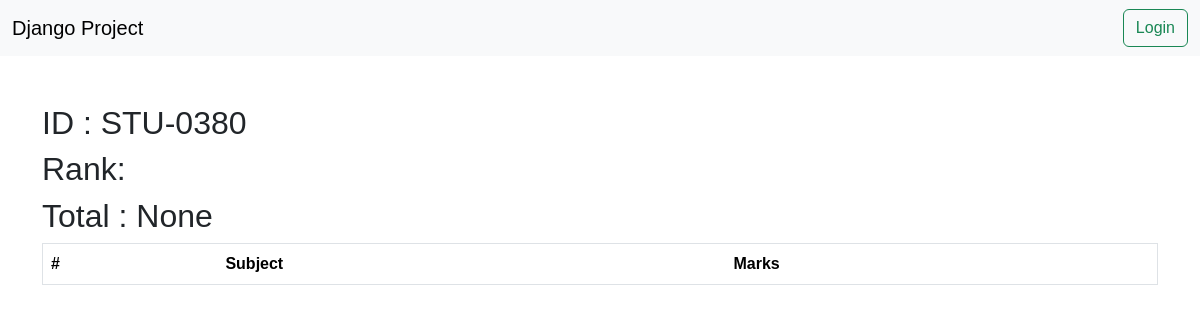
The app's page /reports/see_marks/STU-0380/, older data.
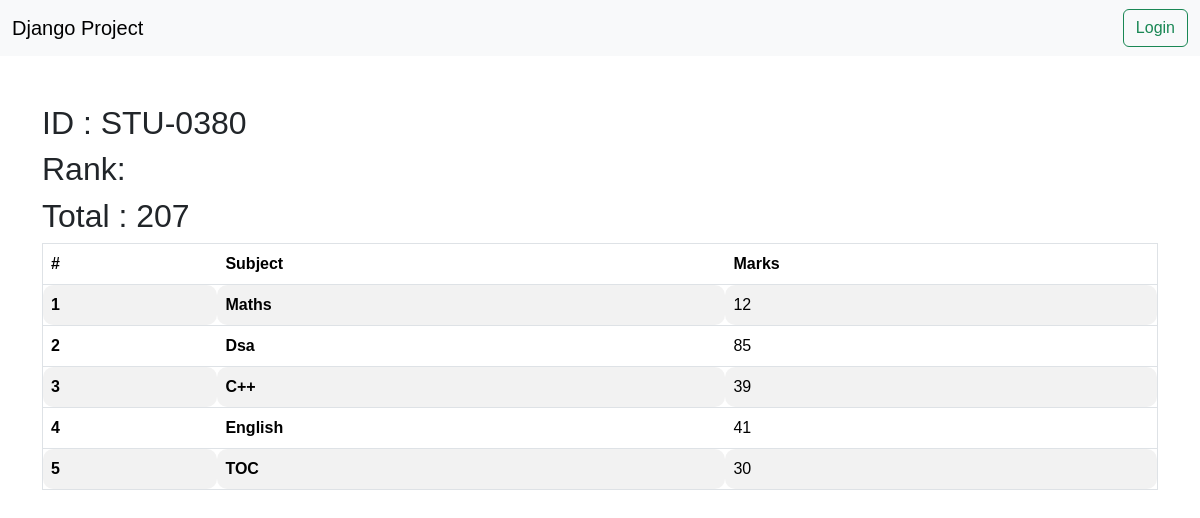
The same page, newer data.
### vege/models.py (models this page shows, shortened)
class StudentId(models.Model):
    S_Id = models.CharField(max_length=100)

class SubjectMarks(models.Model):
    student = models.ForeignKey(Student , on_delete=models.CASCADE , related_name="studentmarks")
    subject = models.ForeignKey(Subject , on_delete=models.CASCADE)
    marks = models.IntegerField()
    class Meta :
        unique_together = ['student' , 'subject']

class Subject(models.Model):
    subject = models.CharField(max_length=100)

### vege/views.py (the view)
# urls.py: path('reports/see_marks/<S_Id>/' , see_marks , name='see_marks'),
def see_marks(request , S_Id):
    queryset = SubjectMarks.objects.filter(student__S_Id__S_Id = S_Id)
    total_marks = queryset.aggregate(total_marks = Sum('marks'))
    return render(request , 'reports/see_marks.html' , {'queryset' : queryset , 'total_marks' : total_marks , 'Id':S_Id})

### vege/templates/reports/see_marks.html
{% extends "base.html"%}
{%block start%}
<div class="container mt-5">
    <h2>ID : {{Id}}</h2>
    <h2>Rank:</h2>
    <h2>Total : {{total_marks.total_marks}}</h2>
    <table class="table table-striped border">
        <thead>
          <tr>
            <th scope="col">#</th>
            <th scope="col">Subject</th>
            <th scope="col">Marks</th>
          </tr>
        </thead>
        <tbody>
            {% for marks in queryset %}
          <tr>
            <th scope="row">{{forloop.counter}}</th>
            <td><b>{{marks.subject.subject}}</b></td>
            <td>{{marks.marks}}</td>
          </tr>
          {% endfor %}
        </tbody>
      </table>
</div>
  {% endblock %}

Row changes from the older to the newer data that the page shows:
added StudentId: S_Id "STU-0380"
added SubjectMarks: subject.subject "Maths", marks "12"
added SubjectMarks: subject.subject "Dsa", marks "85"
added SubjectMarks: subject.subject "C++", marks "39"
added SubjectMarks: subject.subject "English", marks "41"
added SubjectMarks: subject.subject "TOC", marks "30"
Text that changed along with them:
{{ total_marks.total_marks }}: "None" → "207"
{{ Id }}: "STU-0380" → (not shown)
